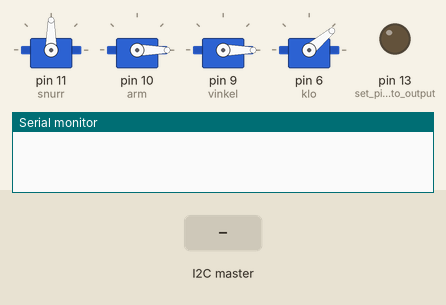
Bench run of a sketch on a simulated Arduino Uno, built with avr-gcc and run on an emulated ATmega328P. On the bench: 4 × servo, output pins drawn as LEDs (lit = HIGH), the last lines printed to the serial monitor. The test bench sets the inputs (shaded band).

Above: at 1.2 s.
1.3 s: the I2C master sends the byte 1
At 4.1 s:
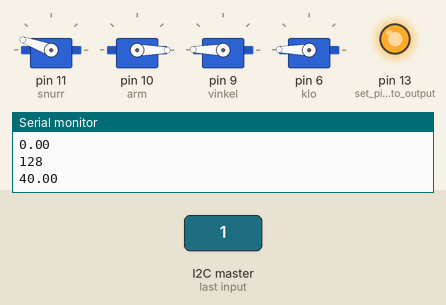
4.3 s: the I2C master sends the byte 200
At 6.9 s:
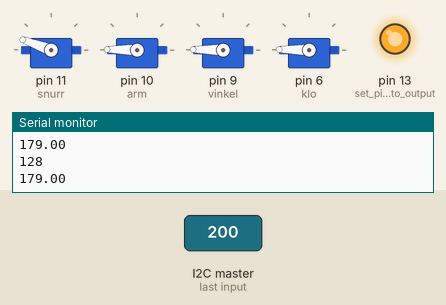
7.3 s: the I2C master sends the byte 0
At 7.77 s:
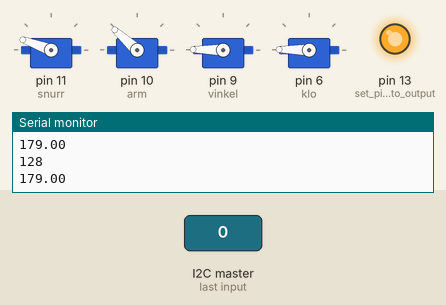
Timing chart, 0 to 10.8 s (numbered marks = the images above; inputs shaded):
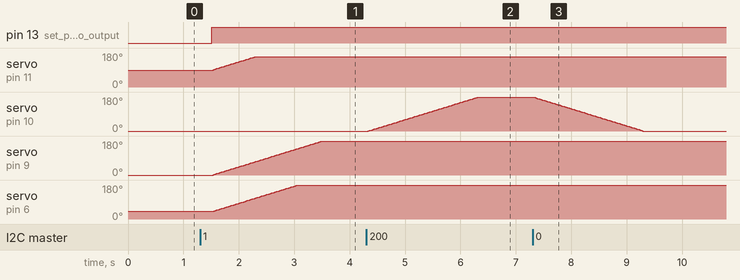

Measured:
- after the input at 1.3 s, servo on pin 11 (snurr): moves from 90° to 160° over 0.75 s, starting after 0.24 s; servo on pin 9 (vinkel): moves from 0° to 179° over 2.0 s, starting after 0.24 s; servo on pin 6 (klo): moves from 40° to 179° over 1.5 s, starting after 0.24 s
- after the input at 4.3 s, servo on pin 10 (arm): moves from 0° to 179° over 2.0 s, starting at once
- after the input at 7.3 s, servo on pin 10 (arm): moves from 179° to 0° over 2.0 s, starting at once

The sketch:

slave_joystick_arm.ino
```cpp
#include <Wire.h> // include i2c library
#include <Servo.h> //include servo library
#define SLAVE_ADDR 0x23 // set salve addres 0x23
volatile byte myData[4]; // create 4 varaibles for input values
volatile bool flag = false; // create a variable for if there is any incoming data
//create 4 servo objekts
Servo snurr;
Servo arm;
Servo vinkel;
Servo klo;
//create a bunch of varaiables for servo posistions
float snurrout;
int snurrmellan;
float armout;
int armmellan;
float vinkelout;
int vinkelmellan;
float kloout;
int klomellan;
// create som varaibles for wait without dealy() loop
unsigned long prevmillis;
bool time;

void setup()
{
  Serial.begin(9600); // start serial comunication
  Wire.begin(SLAVE_ADDR); // start i2c as slave with slave adress
  Wire.onReceive(receiveEvent);
  //attach servos and set position to 0
  snurr.attach(11);
  arm.attach(10);
  vinkel.attach(9);
  klo.attach(6);
  snurr.write(0);
  arm.write(0);
  vinkel.write(0);
  klo.write(0);
  pinMode(13, OUTPUT); //set pin of led to output
}

void loop()
{
  //loop to set time true every 1500 secounds (doesent work )
 if(millis() - prevmillis >= 1500) {
  time = true;
  digitalWrite(13, HIGH);
 }
 else {
  time = false;
  digitalWrite(13, LOW);
 }
  if (flag == true)
  {
    Serial.println(myData[0], DEC);
    Serial.println(myData[1], DEC);
    Serial.println(myData[2], DEC);
    Serial.println(myData[3], DEC);
    Serial.println(time);
    Serial.println(snurrmellan);
    Serial.println(snurrout);
    Serial.println(armmellan);
    Serial.println(armout);
    Serial.println(vinkelmellan);
    Serial.println(vinkelout);
    Serial.println(klomellan);
    Serial.println(kloout);
    Serial.println();
    flag = false;
  }
  snurrmellan = map(myData[1], 0, 255, -128, 128);
  armmellan = map(myData[0], 0, 255, -128, 128);
  vinkelmellan = map(myData[2], 0, 255, -128, 128);
  klomellan = map(myData[3], 0, 255, -128, 128);
  if(snurrmellan < -20 && time == true) {
  snurrout = snurrout - 0.05;
  }
  if(snurrmellan > 20 && time == true) {
  snurrout = snurrout + 0.05;
  }
if (snurrout <= 90) {snurrout = 90;
}
if (snurrout >= 160) {snurrout = 160;
}
if(armmellan < -20 && time == true) {
  armout = armout - 0.05;
  }
  if(armmellan > 20 && time == true) {
  armout = armout + 0.05;
  }
if (armout <= 0){armout = 0;
}
if (armout >= 179){armout = 179 ;
}
if(vinkelmellan < -20 && time == true) {
  vinkelout = vinkelout - 0.05;
  }
  if(vinkelmellan > 20 && time == true) {
  vinkelout = vinkelout + 0.05;
  }
if (vinkelout <= 0){vinkelout = 0;
}
if (vinkelout >= 179){vinkelout = 179;
}
if(klomellan < -20 && time == true) {
  kloout = kloout - 0.05;
  }
  if(klomellan > 20 && time == true) {
  kloout = kloout + 0.05;
  }
if (kloout <= 40){kloout = 40;
}
if (kloout >= 179){kloout = 179 ;
}
  //int armout = map(armmellan, -128, 128, 0, 179);
  //int vinkelout = map(vinkelmellan, -128, 128, 0, 179);
  //int kloout = map(klomellan, -128, 128, 40, 179);
  snurr.write(snurrout);
  arm.write(armout);
  vinkel.write(vinkelout);
  klo.write(kloout);
}

void receiveEvent() //howMany = data bytes received from master = 4 here
{
  int howMany = 4;
  for (int i = 0; i < howMany; i++)
  {
    myData[i] = Wire.read();
    delay(500);
  }
  flag = true;
}
```
